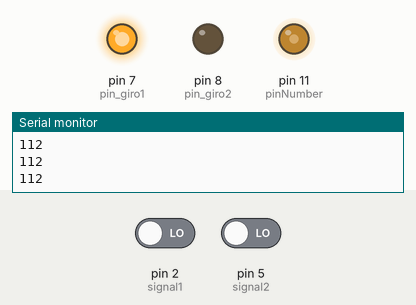
The sketch below on a simulated Arduino Uno, built with avr-gcc and run on an emulated ATmega328P. Parts: output pins drawn as LEDs (lit = HIGH), the last lines printed to the serial monitor. Inputs (shaded band) come from the test bench; at power-on: pin 2 (signal1) LOW, pin 5 (signal2) LOW.

Above: at 1.2 s.
1.3 s: pin 2 (signal1) driven HIGH
At 6.49 s:
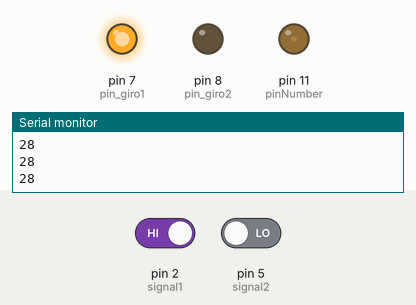
Timing chart, 0 to 13.3 s (numbered marks = the images above; inputs shaded):
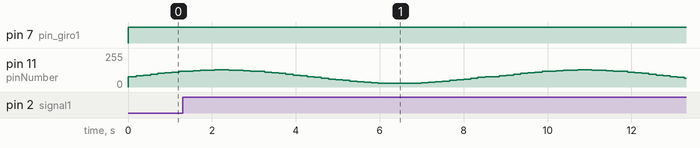

The sketch:

serial_data2.ino.ino
```cpp
double count_speed = 0;
double pos_init = 0;
unsigned long sample_time = 0;
const int signal1 = 2;
const int signal2 = 5;
double angular_speed = 0;
double pos_motor = 0;
unsigned tau = 162; //el periodo de una muestra
int pwmFloats = 0;
unsigned long time_ref, time_back = 0; //tiempo ahorita, tiempo atras
unsigned int flag_giro1 = HIGH;
unsigned int flag_giro2 = LOW;
int flag_time, state = 0;
double y = 0;

const unsigned int sinewave[] =
{
  78, 84, 90, 96, 102, 107, 112, 117, 120, 123,
  126, 127, 128, 128, 127, 126, 123, 120, 117, 112,
  107, 102, 96, 90, 84, 78, 72, 66, 60, 54,
  49, 44, 39, 36, 33, 30, 29, 28, 28, 29,
  30, 33, 36, 39, 44, 49, 54, 60, 66, 72, 78,
};

const unsigned int delayFreq[] =
{
163, 140, 120, 100, 81,
60, 40, 32, 28, 23,
16, 14, 12, 10, 8
};

//int pwmFloats=30;
int tmSpeed = 1;

void setup() {
  cli();
  const int pinNumber = 11;
  const int pin_giro1 = 7;
  const int pin_giro2 = 8;
  const int delayMilis = delayFreq[2];
  pinMode(pinNumber, OUTPUT);
  pinMode(pin_giro1, OUTPUT);
  pinMode(pin_giro2, OUTPUT);
  pinMode(signal1, INPUT); //señal1
  pinMode(signal2, INPUT); //señal2

  TCCR2B = TCCR2B & B11111000 | B00000101; //220 Mhz
  //Disable global interrupts
  //pin11->
  /*
     TCCR1A = 0; //Register set to 0
     TCCR1B = 0; //Register set to 0
     TCNT1 = 0;

     OCR1A = 15999; //Counter for 1KHz interrupt 16*10^6/1000-1 no prescaler
     TCCR1B |= (1 << WGM12); //CTC mode
     TCCR1B |= (1 << CS10); //No prescaler
     TIMSK1 |= (1 << OCIE1A); //Compare interrupt mode
  */
  sei();

  //Enable global interrupts

  Serial.begin(115200);
  //Interrupcion//

  attachInterrupt(digitalPinToInterrupt(signal1), contaSignal, RISING); //EN RISING EDGE

}

void loop() {
  const int delayMilis = delayFreq[8]; //Según el valor seleccionado, se establece el delay
  const int pinNumber = 11;
  const int pin_giro1 = 7;
  const int pin_giro2 = 8;

  digitalWrite(pin_giro1, HIGH);
  digitalWrite(pin_giro2, LOW);

  if (pwmFloats == 51) {
    pwmFloats = 0;
  }
  unsigned int pwmVal = sinewave[(int)pwmFloats];
    // Serial.print((time_ref) / 10.0, 2);
//    Serial.print("\t");
    Serial.println(pwmVal);

  //Aqui comienza la parte del control
  if (time_back == 0) {
    time_back = millis();
    analogWrite(pinNumber, pwmVal);
  }

  delay(delayMilis); //retardo según la frecuencia deseada
  //time_back++;


  double pos_tmp = pos_motor;
  //sample_time = time_ref;
  pos_motor = ConvertPosition();

  if (pos_motor != pos_tmp) {
    sample_time = time_ref;
    time_ref = millis();
    //if((time_ref-sample_time)!=0){
    ConvertSpeed(pos_motor, pos_tmp, time_ref, sample_time);
    if (angular_speed < 20 && angular_speed > -20) {
      y = 0.904 * y + 0.09564 * angular_speed;
    } else {
      y = y;
    }

    // y=0.904*y+0.09564*angular_speed;

    Serial.print((time_ref) / 10.0, 2);
    Serial.print("\t");
    Serial.println(pwmVal / 10, 3);


    //}
  }
  if (millis() - time_back >= tau) {
    time_back = 0;
    pwmFloats++;

  }

}


double ConvertPosition() {
  double base_mpos, mpos = 0;
  int k = (flag_time == HIGH) ? -1 : 1;
  base_mpos = (count_speed / 360);


  //mpos=base_mpos;


  if (count_speed / 75 < 1) {
    mpos = 2 * 3.1416 * (4.8 * base_mpos);
  } else {
    count_speed = 0;


  }
  if (state == 1) {
    pos_init = mpos;

  }

  mpos = pos_init + k * mpos;

  return mpos;
}

void ConvertSpeed(double pos1, double pos2, unsigned long t1, unsigned long t2) {
  //double angular_spt = 0;
  if ((t1 - t2) != 0) {
    angular_speed = (pos1 - pos2) * 1000 / (t1 - t2);
  }

  //return angular_spt;

}

/*
  ISR(TIMER1_COMPA_vect){

    //cuenta milisegundos

        double pos_tmp=pos_motor;
        unsigned long time_tmp=sample_time;
        //delay(1);

        //sample_time++;

        pos_motor=ConvertPosition(time_ref);
        if(pos_motor!=pos_tmp){
          //time_ref=millis();
          unsigned long time_tmp=sample_time;
          angular_speed=ConvertSpeed(pos_motor,pos_tmp,time_ref,time_tmp);
        }
       // flag_giro1=(tau<5000)?~flag_giro1:flag_giro1;
       // flag_giro2=(tau<5000)?~flag_giro2:flag_giro2;


        //angular_speed=ConvertSpeed(pos_motor,pos_tmp,time_ref,time_tmp);
  }

*/

void contaSignal() {
  int flag_tmp = flag_time;
  if (digitalRead(signal1) == HIGH) {
    count_speed++; //cuenta cada pulso

    //sample_time = time_ref;
    //time_ref = millis();
    flag_time = digitalRead(signal2);

    //time_ref=0;
    // sample_time=millis();
  }

  //  delay(1);

}
```
